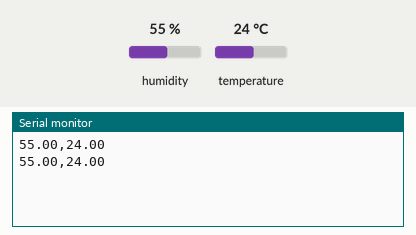
This sketch was run on a simulated Arduino Uno, built with avr-gcc and run on an emulated ATmega328P. Shown: the last lines printed to the serial monitor. The inputs (shaded band) are chosen by the test bench; at power-on: humidity 55 %, temperature 24 °C.

Above: at 10.8 s.
10.9 s: humidity set to 22 %
At 20.7 s:
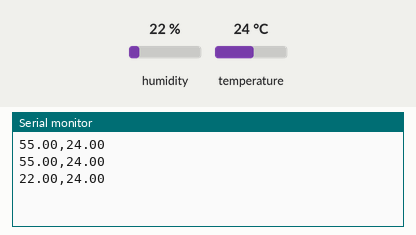
20.9 s: temperature set to 12 °C
At 30.7 s:
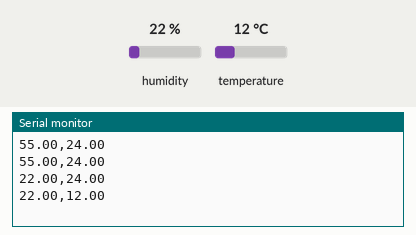
30.9 s: humidity set to 40 %
At 41.3 s:
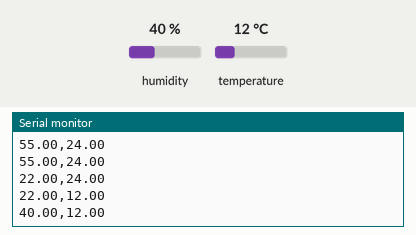
Timing chart, 0 to 42.8 s (numbered marks = the images above; inputs shaded):
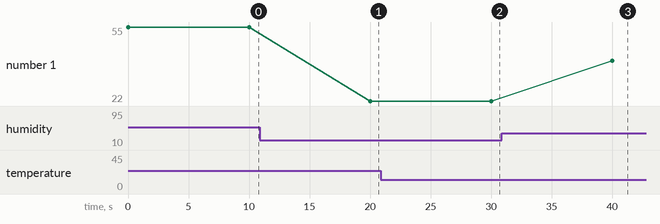

The sketch:

week2.ino
```cpp
#include "DHT.h"
#define DHTPIN 2
#define DHTTYPE DHT22

DHT dht(DHTPIN, DHTTYPE);

float hum, temp;

void setup() {
  Serial.begin(9600);
  dht.begin();
}

void loop() {
  hum = dht.readHumidity();
  temp = dht.readTemperature();
  Serial.println(String(hum) + "," + String(temp));
  delay(10000);
}
```

Measured:
- after the input at 10.9 s, the serial monitor: prints a new line after 9.1 s (image 1)
- after the input at 20.9 s, the serial monitor: prints a new line after 9.1 s (image 2)
- after the input at 30.9 s, the serial monitor: prints a new line after 9.1 s (image 3)
- plotted number 1: 55 → 22 after the input at 10.9 s, 22 → 40 after the input at 30.9 s
